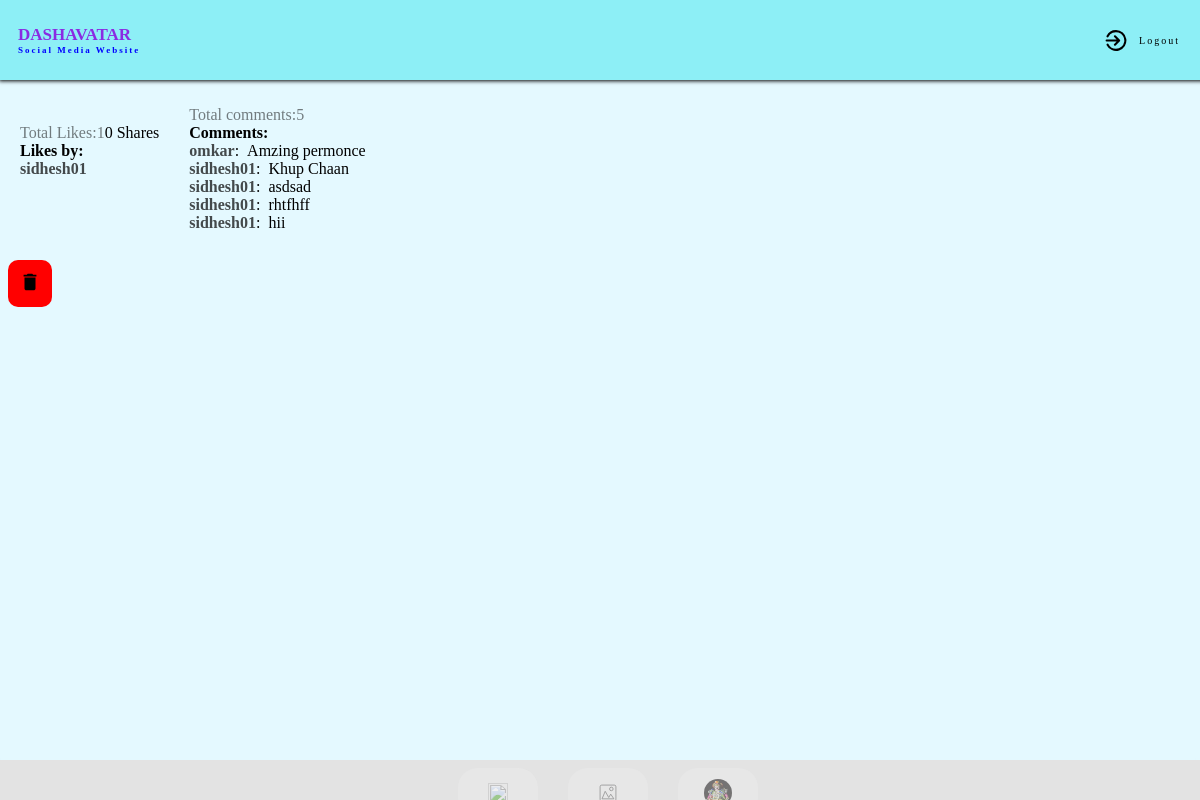
Screenshot of /userpost/768b4136-eec5-4b38-aaa1-d306ef57635c (signed in) with the database file from the repository.
### socialweb/models.py (models this page shows, shortened)
class CustomUser(AbstractUser):
    user=((1,"viewer"),(2,'profile'))
    user_type = models.CharField(choices=user,max_length=255,default=1)
    profile_pic=models.FileField(upload_to='profilepic',null=True,default="/static/assets/svg/profile.svg")

class LikePost(models.Model):
    post_id = models.CharField(max_length=500)
    username = models.CharField(max_length=100)

class CommentPost(models.Model):
    post_id = models.CharField(max_length=500)
    user = models.CharField(max_length=100)
    comment = models.TextField()
    created_at = models.DateTimeField(default=datetime.now)

### socialweb/views.py (the view)
# urls.py: path('userpost/<str:id>',views.userpost, name='userpost')
@login_required(login_url='login')
def userpost(request,id):
    user=CustomUser.objects.get(id=request.user.id)
    user_posts = Post.objects.get(id=id)
    postlikes = LikePost.objects.filter(post_id=id)
    shareposts = SharePost.objects.filter(post_id=id)
    postlike = len(LikePost.objects.filter(post_id=id))
    sharepost = len(SharePost.objects.filter(post_id=id))
    post_comments = CommentPost.objects.filter(post_id=id).order_by('-created_at')
    lencom=len(post_comments)
    if request.method == 'POST':
        user_posts.delete()
        return redirect('dashboard')
    context = {
        'user_posts': user_posts,
        'post_comments': post_comments,
        'lencom':lencom,
        'postlike':postlike,
        'postlikes':postlikes,
        'sharepost':sharepost,
        'shareposts':shareposts,
    }
    if user.user_type =='1':
        return redirect('/')
    return render(request,'userpost.html',context)

### templates/userpost.html (shortened to what this page needs)
{% extends "dashboard.html" %}
{% block editaccount %}
{% if user.profile_pic.url is not None %}
        <a href="/editaccount"><div class="imge" id="account">
            <img style="width: 28px; height: 28px; border-radius: 50%;" src="{{ user.profile_pic.url}}" alt="" srcset="" />
          </div></a>
        {% else %}
        <a href="/editaccount"><div class="imge" id="account">
          <img src="/static/assets/svg/profile.svg" alt="" srcset="" />
          <li>Edit Account</li>
        </div></a>
        {% endif %}
{% endblock %}
{% block dashboard %}
<div class="postview" >
    <div class="view" style="margin-bottom: 10px;">
      <div class="ucom">
          <div class="likes">
          {% if postlikes %}
      <p style="opacity: 50%;">Total Likes:{{postlike}}</p>
      <strong>Likes by:</strong>
      {% for pl in postlikes %}
        <p><b style="opacity: 70%;">{{ pl.username }}</b></p>
        {% endfor %}
      {% else %}
      <p>0 likes</p>
      {% endif %}
  </div>
  <div class="shares">
      {% if shareposts %}
  <p style="opacity: 50%;">Total Shares:{{sharepost}}</p>
  <strong>Share by:</strong>
  {% for s in shareposts %}
    <p><b style="opacity: 70%;">{{ s.username }}</b></p>
    {% endfor %}
  {% else %}
  <p>0 Shares</p>
  {% endif %}
  </div>
    </div>
</div>
<div class="commentss">
{% if post_comments %}
<p style="opacity: 50%;">Total comments:{{lencom}}</p>
<strong>Comments:</strong>
{% for comment in post_comments %}
  <p><b style="opacity: 70%;">{{ comment.user }}</b>:&nbsp;&nbsp;{{ comment.comment }}</p>
  {% endfor %}
{% else %}
<p>0 comment</p>
{% endif %}
</div>
</div>
<Button onclick="openPopupimg()" class="delete"><img style="width: 22px; height: 22px;" src="/static/assets/svg/delete.svg" alt="" srcset=""></Button>
{% endblock %}

### static/css/style.css (style rules this page uses)
* { margin: 0; padding: 0; }
body { background-color: #e4f9ff; height: 100%; }
.navbar a { text-decoration: none; color: rgb(0, 0, 0); }
.navbar img { width: 20px; height: 20px; margin-left: 20px; }
.imge { display: flex; flex-direction: row; align-items: center; justify-content: center; background-color: #ebebec; border-radius: 20px; transition: all ease-in-out 0.3s; opacity: 50%; }
.postview { width: 100%; margin: 20px; display: flex; gap: 30px; }
.view { transform: translateX(0%); width: fit-content; }
.postview>.view>.ucom { display: flex; flex-direction: row; justify-content: space-around; margin-top: 10px; }
.commentss { margin-top: 10px; }
.delete { background-color:red; padding: 1.4vh; border-radius: 10px; border: none; width: fit-content; margin: 8px; transition: all ease-in-out 0.3s; cursor: pointer; }
@media only screen and (max-width: 1200px) { .navbar div { width: 80px; height: 50px; } }
@media only screen and (max-width: 1200px) { .imge > img { margin: 0; } }
@media only screen and (max-width: 1200px) { .imge { text-align: center; } }

### rows the page displays
CustomUser: profile_pic (picture)
LikePost: username "sidhesh01"
CommentPost: user "omkar", comment "Amzing permonce"
CommentPost: user "sidhesh01", comment "Khup Chaan"
CommentPost: user "sidhesh01", comment "asdsad"
CommentPost: user "sidhesh01", comment "rhtfhff"
CommentPost: user "sidhesh01", comment "hii"

### other values shown
{{ postlike }} "1"
{{ lencom }} "5"
